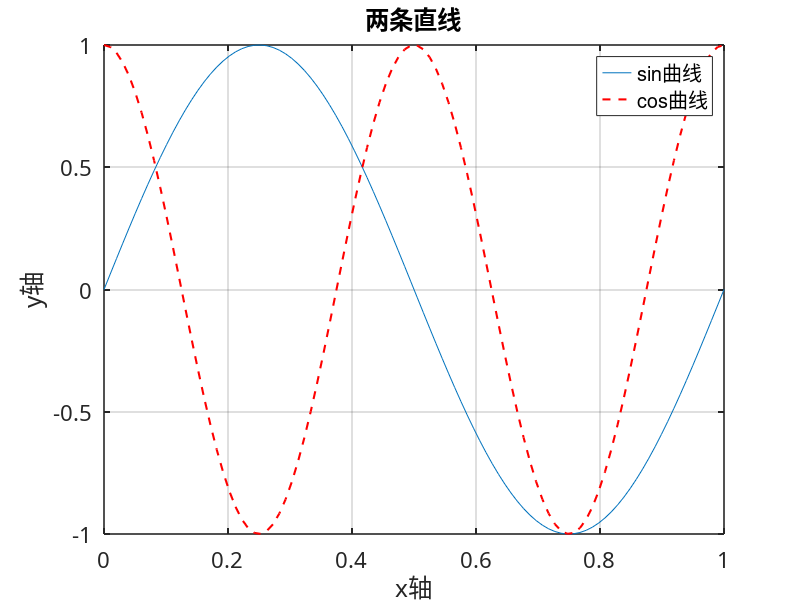

This figure's MATLAB source:
clear;clc;
x = linspace(0,1,100);
y = sin(2*pi*x);
z = cos(2*pi*2*x);
plot(x,y,x,z,'r--','Linewidth', 1.5,'Linewidth', 1.5);
% plot(x,y,'-','Linewidth', 1.5,'color',[102,194,165]/255);
% hold on;
% plot(x,z,'--','Linewidth', 1.5,'color',[252,141,98]/255);
grid on;
set(gca,'LineWidth',2);
% set(gca, 'linewidth', 1.1, 'fontsize', 16, 'fontname', 'STFangSong');
set(gca, 'linewidth', 1.1, 'fontsize', 16, 'fontname', 'STFangSong');
title('两条直线');
xlabel('x轴');
ylabel('y轴');
legend('sin曲线','cos曲线');